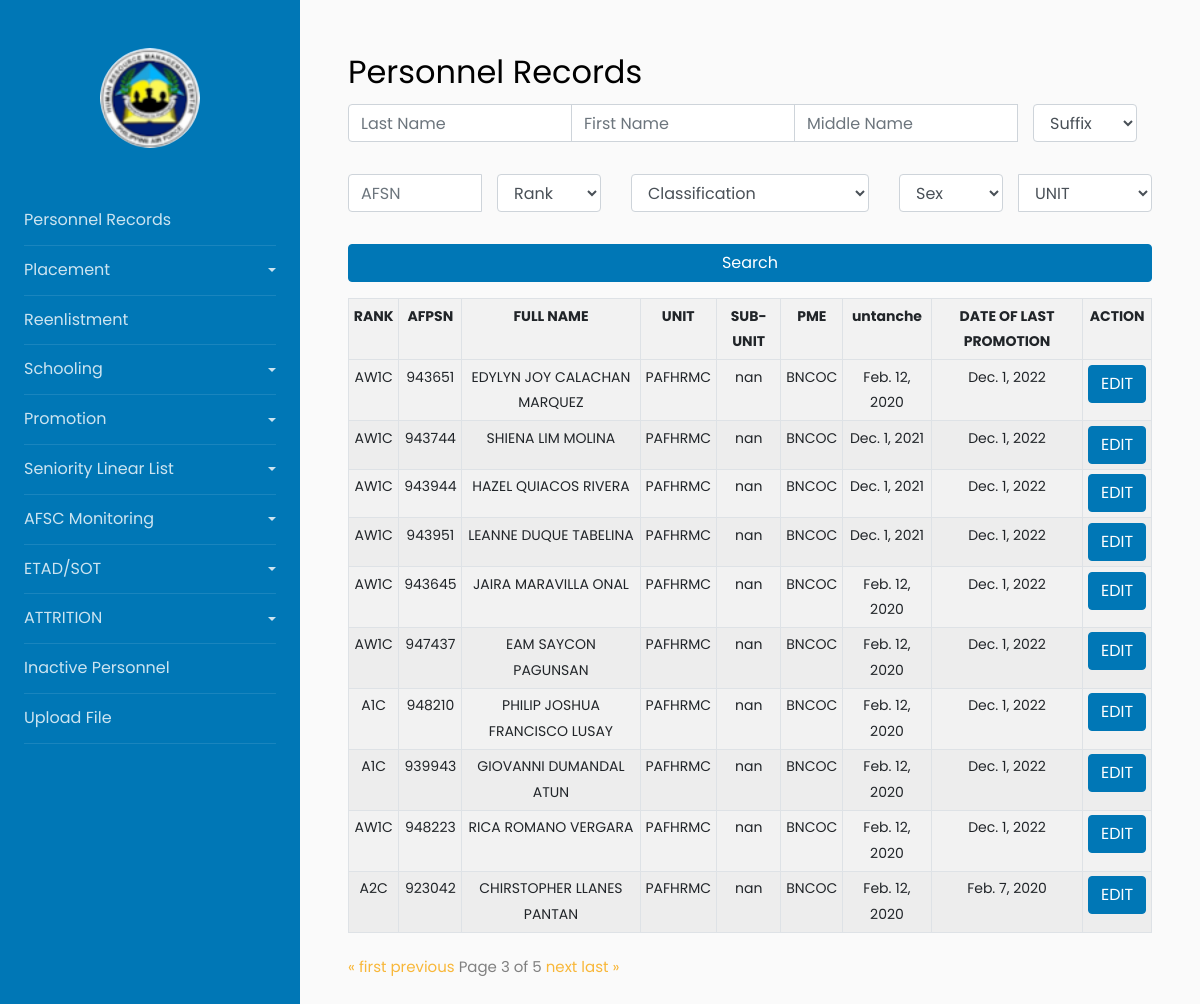
/?page=3, run on the app's committed database.
### myapp/models.py (models this page shows, shortened)
class PersonnelItem(models.Model):
    RANK = models.CharField(max_length=200)
    LAST_NAME = models.CharField(max_length=200)
    FIRST_NAME = models.CharField(max_length=200)
    MIDDLE_NAME = models.CharField(max_length=200)
    EXTENSION_NAME = models.CharField(max_length=200, blank=True, null=True)
    SERIAL_NUMBER = models.CharField(max_length=200)
    BOS = models.CharField(max_length=200)
    SEX = models.CharField(max_length=10)
    BIRTHDAY = models.DateField(blank=True, null=True)
    CONTACT_NUMBER = models.CharField(max_length=200, blank=True, null=True)
    ADDRESS = models.CharField(max_length=200, blank=True, null=True)
    CLASSIFICATION = models.CharField(max_length=200)
    CATEGORY = models.CharField(max_length=200)
    SOURCE_OF_ENLISTMENT_COMMISION =models.CharField(max_length=200)
    PILOT_RATED_NON_RATED = models.CharField(max_length=200, blank=True, null=True)
    AFSC = models.CharField(max_length=200, blank=True, null=True)
    HIGHEST_PME_COURSES = models.CharField(max_length=200, blank=True, null=True)
    EFFECTIVE_DATE_APPOINTMENT = models.DateField()
    EFFECTIVE_DATE_ENTERED = models.DateField()
    DATE_LAST_PROMOTION_APPOINTMENT = models.DateField(blank=True, null=True)
    UNIT = models.CharField(max_length=200, blank=True, null=True)
    SUB_UNIT = models.CharField(max_length=200, blank=True, null=True)
    DATE_FIRST_TRANCHE_REENLISTMENT = models.DateField( blank=True, null=True)
    DATE_SECOND_TRANCHE_REENLISTMENT = models.DateField( blank=True, null=True)

### myapp/views.py (the view)
# urls.py: path('', views.index, name='index'),
def index(request):
    last_name_query = request.GET.get('last_name')
    first_name_query = request.GET.get('first_name')
    middle_name_query = request.GET.get('middle_name')
    suffix_query = request.GET.get('suffix')
    afsn_query = request.GET.get('afsn')
    rank_query = request.GET.get('rank')
    classification_query = request.GET.get('classification')
    sex_query = request.GET.get('sex')
    unit_query = request.GET.get('unit')
    filters = Q()
    if last_name_query:
        filters &= Q(LAST_NAME__icontains=last_name_query)
    if first_name_query:
        filters &= Q(FIRST_NAME__icontains=first_name_query)
    if middle_name_query:
        filters &= Q(MIDDLE_NAME__icontains=middle_name_query)
    if suffix_query and suffix_query != "Suffix":
        filters &= Q(EXTENSION_NAME__icontains=suffix_query)
    if afsn_query:
        filters &= Q(SERIAL_NUMBER__icontains=afsn_query)  # Change this to 'SERIAL_NUMBER'
    if rank_query and rank_query != "Rank":
        filters &= Q(RANK__icontains=rank_query)
    if classification_query and classification_query != "Classification":
        filters &= Q(CLASSIFICATION__icontains=classification_query)
    if sex_query and sex_query != "Sex":
        filters &= Q(SEX__icontains=sex_query)
    if unit_query:
        filters &= Q(UNIT__icontains=unit_query)
    persons = PersonnelItem.objects.filter(filters)
    paginator = Paginator(persons, 10)
    page_num = request.GET.get("page")
    persons = paginator.get_page(page_num)
    return render(request, 'myapp/index.html', {
        'persons': persons,
        'last_name_query': last_name_query,
        'first_name_query': first_name_query,
        'middle_name_query': middle_name_query,
        'suffix_query': suffix_query,
        'afsn_query': afsn_query,
        'rank_query': rank_query,
        'classification_query': classification_query,
        'sex_query': sex_query,
        'unit_query': unit_query,
    })

### myapp/templates/myapp/index.html (shortened to what this page needs)
{% extends 'Base/base.html' %}
{% block content %}
<h2>Personnel Records</h2>
{% include 'myapp/searchforms.html' %}
{% include 'myapp/tablewithPaginator.html' %}
{% endblock %}

### myapp/templates/myapp/tablewithPaginator.html (shortened to what this page needs)
     <table class="table table-responsive-sm table-bordered table-striped table-sm">
      <tr>
          <th>RANK</th>
          <th>AFPSN</th>
          <th>FULL NAME</th>
          <th>UNIT</th>
          <th>SUB-UNIT</th>
          <th>PME</th>
          <th>untanche</th>
          <th>DATE OF LAST PROMOTION</th>
          <th>ACTION</th>
      </tr>
      {% for person in persons %}
      <tr>
        <td>{{ person.RANK }}</td>
        <td>{{ person.SERIAL_NUMBER }}</td>
        <td>{{ person.FIRST_NAME}} {{person.MIDDLE_NAME}} {{person.LAST_NAME}}</td>
        <td>{{ person.UNIT }}</td>
        <td>{{ person.SUB_UNIT }}</td>
        <td>{{ person.HIGHEST_PME_COURSES }}</td>
        <td>{{ person.DATE_FIRST_TRANCHE_REENLISTMENT }}</td>
        <td>{{ person.DATE_LAST_PROMOTION_APPOINTMENT }}</td>
        <td>
        <button
                class="btn btn-primary openModalButton"
                data-rank="{{ person.RANK }}"
                data-lastname="{{ person.LAST_NAME }}"
                data-firstname="{{ person.FIRST_NAME }}"
                data-middlename="{{ person.MIDDLE_NAME }}"
                data-suffix="{{ person.EXTENSION_NAME }}"
                data-afpsn="{{ person.SERIAL_NUMBER }}"
                data-unit="{{ person.UNIT }}"
                data-subunit="{{ person.SUB_UNIT }}"
                data-birthday="{{ person.BIRTHDAY|date:'d-b-Y' }}"
                data-contactnumber="{{ person.CONTACT_NUMBER }}"
                data-sex="{{ person.SEX }}"
                data-address="{{ person.ADDRESS }}"
                data-classification="{{ person.CLASSIFICATION }}"
                data-sourceofenlistmentcommission="{{ person.SOURCE_OF_ENLISTMENT_COMMISION }}"
                data-category="{{ person.CATEGORY }}"
                data-afsc="{{ person.AFSC }}"
                data-hpme="{{ person.HIGHEST_PME_COURSES }}"
                data-dateenteredmilitary="{{ person.EFFECTIVE_DATE_ENTERED|date:'d-b-Y' }}"
                data-lengthofservice="{{ person.LENGTH_OF_SERVICE }}"
                data-unaTranche="{{ person.DATE_FIRST_TRANCHE_REENLISTMENT|date:'Y-m-d' }}"
                data-dosTranche="{{ person.DATE_SECOND_TRANCHE_REENLISTMENT|date:'Y-m-d' }}"
                data-dateoflastetadsot="{{ person.DATE_SECOND_TRANCHE_REENLISTMENT|date:'Y-m-d' }}"
                data-pilotrating="{{ person.PILOT_RATED_NON_RATED }}"
                data-promotion="{{ person.DATE_LAST_PROMOTION_APPOINTMENT|date:'Y-m-d' }}"
                data-dateofcommissionship="{{ person.DATE_LAST_PROMOTION_APPOINTMENT|date:'d-b-Y' }}"
                data-toggle="modal"
                data-target="#myModal">EDIT</button>
        </td>
    </tr>
      {% endfor %}
  </table>
  {% include 'modals/updateModal.html' %}
  <div class="pagination">
    <span class="step-links">
        {% if persons.has_previous %}
            <a href="?page=1">&laquo; first</a>
            <a href="?page={{ persons.previous_page_number }}">previous</a>
        {% endif %}
        <span class="current">
            Page {{ persons.number }} of {{ persons.paginator.num_pages }}
        </span>
        {% if persons.has_next %}
            <a href="?page={{ persons.next_page_number }}">next</a>
            <a href="?page={{ persons.paginator.num_pages }}">last &raquo;</a>
        {% endif %}
    </span>
  </div>

### data on the page
PersonnelItem: RANK "AW1C", SERIAL_NUMBER "943651", FIRST_NAME "EDYLYN JOY", MIDDLE_NAME "CALACHAN", LAST_NAME "MARQUEZ", UNIT "PAFHRMC", SUB_UNIT "nan", HIGHEST_PME_COURSES "BNCOC", DATE_FIRST_TRANCHE_REENLISTMENT "Feb. 12, 2020", DATE_LAST_PROMOTION_APPOINTMENT "Dec. 1, 2022"
PersonnelItem: RANK "AW1C", SERIAL_NUMBER "943744", FIRST_NAME "SHIENA", MIDDLE_NAME "LIM", LAST_NAME "MOLINA", UNIT "PAFHRMC", SUB_UNIT "nan", HIGHEST_PME_COURSES "BNCOC", DATE_FIRST_TRANCHE_REENLISTMENT "Dec. 1, 2021", DATE_LAST_PROMOTION_APPOINTMENT "Dec. 1, 2022"
PersonnelItem: RANK "AW1C", SERIAL_NUMBER "943944", FIRST_NAME "HAZEL", MIDDLE_NAME "QUIACOS", LAST_NAME "RIVERA", UNIT "PAFHRMC", SUB_UNIT "nan", HIGHEST_PME_COURSES "BNCOC", DATE_FIRST_TRANCHE_REENLISTMENT "Dec. 1, 2021", DATE_LAST_PROMOTION_APPOINTMENT "Dec. 1, 2022"
PersonnelItem: RANK "AW1C", SERIAL_NUMBER "943951", FIRST_NAME "LEANNE", MIDDLE_NAME "DUQUE", LAST_NAME "TABELINA", UNIT "PAFHRMC", SUB_UNIT "nan", HIGHEST_PME_COURSES "BNCOC", DATE_FIRST_TRANCHE_REENLISTMENT "Dec. 1, 2021", DATE_LAST_PROMOTION_APPOINTMENT "Dec. 1, 2022"
PersonnelItem: RANK "AW1C", SERIAL_NUMBER "943645", FIRST_NAME "JAIRA", MIDDLE_NAME "MARAVILLA", LAST_NAME "ONAL", UNIT "PAFHRMC", SUB_UNIT "nan", HIGHEST_PME_COURSES "BNCOC", DATE_FIRST_TRANCHE_REENLISTMENT "Feb. 12, 2020", DATE_LAST_PROMOTION_APPOINTMENT "Dec. 1, 2022"
PersonnelItem: RANK "AW1C", SERIAL_NUMBER "947437", FIRST_NAME "EAM", MIDDLE_NAME "SAYCON", LAST_NAME "PAGUNSAN", UNIT "PAFHRMC", SUB_UNIT "nan", HIGHEST_PME_COURSES "BNCOC", DATE_FIRST_TRANCHE_REENLISTMENT "Feb. 12, 2020", DATE_LAST_PROMOTION_APPOINTMENT "Dec. 1, 2022"
PersonnelItem: RANK "A1C", SERIAL_NUMBER "948210", FIRST_NAME "PHILIP JOSHUA", MIDDLE_NAME "FRANCISCO", LAST_NAME "LUSAY", UNIT "PAFHRMC", SUB_UNIT "nan", HIGHEST_PME_COURSES "BNCOC", DATE_FIRST_TRANCHE_REENLISTMENT "Feb. 12, 2020", DATE_LAST_PROMOTION_APPOINTMENT "Dec. 1, 2022"
PersonnelItem: RANK "A1C", SERIAL_NUMBER "939943", FIRST_NAME "GIOVANNI", MIDDLE_NAME "DUMANDAL", LAST_NAME "ATUN", UNIT "PAFHRMC", SUB_UNIT "nan", HIGHEST_PME_COURSES "BNCOC", DATE_FIRST_TRANCHE_REENLISTMENT "Feb. 12, 2020", DATE_LAST_PROMOTION_APPOINTMENT "Dec. 1, 2022"
PersonnelItem: RANK "AW1C", SERIAL_NUMBER "948223", FIRST_NAME "RICA", MIDDLE_NAME "ROMANO", LAST_NAME "VERGARA", UNIT "PAFHRMC", SUB_UNIT "nan", HIGHEST_PME_COURSES "BNCOC", DATE_FIRST_TRANCHE_REENLISTMENT "Feb. 12, 2020", DATE_LAST_PROMOTION_APPOINTMENT "Dec. 1, 2022"
PersonnelItem: RANK "A2C", SERIAL_NUMBER "923042", FIRST_NAME "CHIRSTOPHER", MIDDLE_NAME "LLANES", LAST_NAME "PANTAN", UNIT "PAFHRMC", SUB_UNIT "nan", HIGHEST_PME_COURSES "BNCOC", DATE_FIRST_TRANCHE_REENLISTMENT "Feb. 12, 2020", DATE_LAST_PROMOTION_APPOINTMENT "Feb. 7, 2020"

### other printed values
{{ persons.number }} "3"
{{ persons.paginator.num_pages }} "5"
